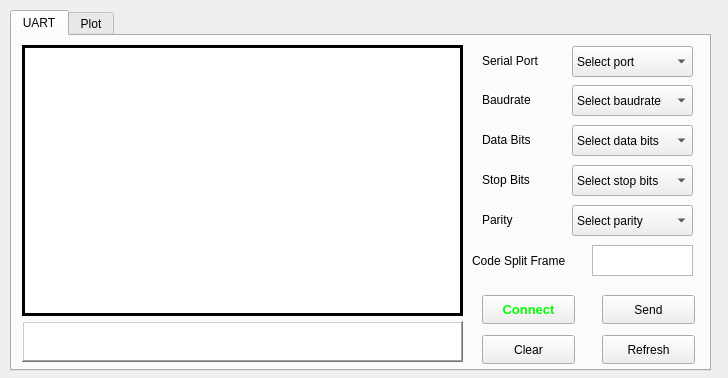
<?xml version="1.0" encoding="UTF-8"?>
<ui version="4.0">
 <class>MainWindow</class>
 <widget class="QMainWindow" name="MainWindow">
  <property name="geometry">
   <rect>
    <x>0</x>
    <y>0</y>
    <width>728</width>
    <height>378</height>
   </rect>
  </property>
  <property name="windowTitle">
   <string>MainWindow</string>
  </property>
  <widget class="QWidget" name="centralwidget">
   <widget class="QTabWidget" name="tabWidget">
    <property name="geometry">
     <rect>
      <x>10</x>
      <y>10</y>
      <width>701</width>
      <height>361</height>
     </rect>
    </property>
    <property name="tabPosition">
     <enum>QTabWidget::North</enum>
    </property>
    <property name="tabShape">
     <enum>QTabWidget::Rounded</enum>
    </property>
    <property name="currentIndex">
     <number>0</number>
    </property>
    <property name="elideMode">
     <enum>Qt::ElideNone</enum>
    </property>
    <widget class="QWidget" name="tab">
     <attribute name="title">
      <string>UART</string>
     </attribute>
     <widget class="QTextEdit" name="code_txt">
      <property name="geometry">
       <rect>
        <x>580</x>
        <y>209</y>
        <width>101</width>
        <height>31</height>
       </rect>
      </property>
     </widget>
     <widget class="QPushButton" name="clear_butt">
      <property name="geometry">
       <rect>
        <x>470</x>
        <y>299</y>
        <width>93</width>
        <height>29</height>
       </rect>
      </property>
      <property name="text">
       <string>Clear</string>
      </property>
     </widget>
     <widget class="QComboBox" name="dataBit_cb">
      <property name="geometry">
       <rect>
        <x>560</x>
        <y>89</y>
        <width>121</width>
        <height>31</height>
       </rect>
      </property>
      <item>
       <property name="text">
        <string>Select data bits</string>
       </property>
      </item>
      <item>
       <property name="text">
        <string>5 </string>
       </property>
      </item>
      <item>
       <property name="text">
        <string>6 </string>
       </property>
      </item>
      <item>
       <property name="text">
        <string>7 </string>
       </property>
      </item>
      <item>
       <property name="text">
        <string>8 </string>
       </property>
      </item>
     </widget>
     <widget class="QLabel" name="label_2">
      <property name="geometry">
       <rect>
        <x>470</x>
        <y>48</y>
        <width>81</width>
        <height>31</height>
       </rect>
      </property>
      <property name="text">
       <string>Baudrate</string>
      </property>
     </widget>
     <widget class="QTextEdit" name="dataSend_txt">
      <property name="geometry">
       <rect>
        <x>10</x>
        <y>285</y>
        <width>441</width>
        <height>41</height>
       </rect>
      </property>
      <property name="frameShape">
       <enum>QFrame::WinPanel</enum>
      </property>
      <property name="frameShadow">
       <enum>QFrame::Raised</enum>
      </property>
      <property name="lineWidth">
       <number>4</number>
      </property>
     </widget>
     <widget class="QComboBox" name="port_cb">
      <property name="geometry">
       <rect>
        <x>560</x>
        <y>10</y>
        <width>121</width>
        <height>31</height>
       </rect>
      </property>
      <item>
       <property name="text">
        <string>Select port</string>
       </property>
      </item>
     </widget>
     <widget class="QComboBox" name="stopBit_cb">
      <property name="geometry">
       <rect>
        <x>560</x>
        <y>129</y>
        <width>121</width>
        <height>31</height>
       </rect>
      </property>
      <item>
       <property name="text">
        <string>Select stop bits</string>
       </property>
      </item>
      <item>
       <property name="text">
        <string>1</string>
       </property>
      </item>
      <item>
       <property name="text">
        <string>1,5</string>
       </property>
      </item>
      <item>
       <property name="text">
        <string>2</string>
       </property>
      </item>
     </widget>
     <widget class="QLabel" name="label_4">
      <property name="geometry">
       <rect>
        <x>470</x>
        <y>128</y>
        <width>81</width>
        <height>31</height>
       </rect>
      </property>
      <property name="text">
       <string>Stop Bits</string>
      </property>
     </widget>
     <widget class="QPushButton" name="send_butt">
      <property name="geometry">
       <rect>
        <x>590</x>
        <y>259</y>
        <width>93</width>
        <height>29</height>
       </rect>
      </property>
      <property name="text">
       <string>Send</string>
      </property>
     </widget>
     <widget class="QTextEdit" name="message_txt">
      <property name="geometry">
       <rect>
        <x>10</x>
        <y>9</y>
        <width>441</width>
        <height>271</height>
       </rect>
      </property>
      <property name="frameShape">
       <enum>QFrame::Box</enum>
      </property>
      <property name="frameShadow">
       <enum>QFrame::Plain</enum>
      </property>
      <property name="lineWidth">
       <number>3</number>
      </property>
     </widget>
     <widget class="QLabel" name="label_6">
      <property name="geometry">
       <rect>
        <x>460</x>
        <y>209</y>
        <width>111</width>
        <height>31</height>
       </rect>
      </property>
      <property name="text">
       <string>Code Split Frame</string>
      </property>
     </widget>
     <widget class="QLabel" name="label_5">
      <property name="geometry">
       <rect>
        <x>470</x>
        <y>168</y>
        <width>81</width>
        <height>31</height>
       </rect>
      </property>
      <property name="text">
       <string>Parity</string>
      </property>
     </widget>
     <widget class="QPushButton" name="refresh_butt">
      <property name="geometry">
       <rect>
        <x>590</x>
        <y>299</y>
        <width>93</width>
        <height>29</height>
       </rect>
      </property>
      <property name="text">
       <string>Refresh</string>
      </property>
     </widget>
     <widget class="QPushButton" name="connect_butt">
      <property name="geometry">
       <rect>
        <x>470</x>
        <y>259</y>
        <width>93</width>
        <height>29</height>
       </rect>
      </property>
      <property name="font">
       <font>
        <pointsize>10</pointsize>
        <bold>true</bold>
       </font>
      </property>
      <property name="styleSheet">
       <string notr="true">color: rgb(0, 255, 0)</string>
      </property>
      <property name="text">
       <string>Connect</string>
      </property>
     </widget>
     <widget class="QComboBox" name="parity_cb">
      <property name="geometry">
       <rect>
        <x>560</x>
        <y>169</y>
        <width>121</width>
        <height>31</height>
       </rect>
      </property>
      <item>
       <property name="text">
        <string>Select parity</string>
       </property>
      </item>
      <item>
       <property name="text">
        <string>No Parity</string>
       </property>
      </item>
      <item>
       <property name="text">
        <string>Even Parity</string>
       </property>
      </item>
      <item>
       <property name="text">
        <string>Odd Parity</string>
       </property>
      </item>
      <item>
       <property name="text">
        <string>Mark Parity</string>
       </property>
      </item>
      <item>
       <property name="text">
        <string>Space Parity</string>
       </property>
      </item>
     </widget>
     <widget class="QComboBox" name="baud_cb">
      <property name="geometry">
       <rect>
        <x>560</x>
        <y>49</y>
        <width>121</width>
        <height>31</height>
       </rect>
      </property>
      <item>
       <property name="text">
        <string>Select baudrate</string>
       </property>
      </item>
     </widget>
     <widget class="QLabel" name="label_3">
      <property name="geometry">
       <rect>
        <x>470</x>
        <y>88</y>
        <width>81</width>
        <height>31</height>
       </rect>
      </property>
      <property name="text">
       <string>Data Bits</string>
      </property>
     </widget>
     <widget class="QLabel" name="label">
      <property name="geometry">
       <rect>
        <x>470</x>
        <y>9</y>
        <width>81</width>
        <height>31</height>
       </rect>
      </property>
      <property name="text">
       <string>Serial Port</string>
      </property>
     </widget>
    </widget>
    <widget class="QWidget" name="tab_2">
     <attribute name="title">
      <string>Plot</string>
     </attribute>
     <widget class="QCustomPlot" name="graph" native="true">
      <property name="geometry">
       <rect>
        <x>10</x>
        <y>10</y>
        <width>511</width>
        <height>311</height>
       </rect>
      </property>
     </widget>
     <widget class="QPushButton" name="plot_butt">
      <property name="geometry">
       <rect>
        <x>530</x>
        <y>10</y>
        <width>81</width>
        <height>29</height>
       </rect>
      </property>
      <property name="text">
       <string>Plot</string>
      </property>
     </widget>
     <widget class="QPushButton" name="clearGraph_butt">
      <property name="geometry">
       <rect>
        <x>610</x>
        <y>10</y>
        <width>81</width>
        <height>29</height>
       </rect>
      </property>
      <property name="text">
       <string>Clear</string>
      </property>
     </widget>
     <widget class="QComboBox" name="lineStyle_cb">
      <property name="geometry">
       <rect>
        <x>530</x>
        <y>80</y>
        <width>141</width>
        <height>31</height>
       </rect>
      </property>
      <item>
       <property name="text">
        <string>None</string>
       </property>
      </item>
      <item>
       <property name="text">
        <string>Line</string>
       </property>
      </item>
      <item>
       <property name="text">
        <string>Step Left</string>
       </property>
      </item>
      <item>
       <property name="text">
        <string>Step Right</string>
       </property>
      </item>
      <item>
       <property name="text">
        <string>Step Center</string>
       </property>
      </item>
      <item>
       <property name="text">
        <string>Step Pulse</string>
       </property>
      </item>
     </widget>
     <widget class="QLabel" name="label_7">
      <property name="geometry">
       <rect>
        <x>530</x>
        <y>50</y>
        <width>101</width>
        <height>20</height>
       </rect>
      </property>
      <property name="text">
       <string>Line Style</string>
      </property>
     </widget>
     <widget class="QLabel" name="label_8">
      <property name="geometry">
       <rect>
        <x>530</x>
        <y>120</y>
        <width>101</width>
        <height>20</height>
       </rect>
      </property>
      <property name="text">
       <string>Scatter Style</string>
      </property>
     </widget>
     <widget class="QComboBox" name="scatterStyle_cb">
      <property name="geometry">
       <rect>
        <x>530</x>
        <y>150</y>
        <width>141</width>
        <height>31</height>
       </rect>
      </property>
      <item>
       <property name="text">
        <string>None</string>
       </property>
      </item>
      <item>
       <property name="text">
        <string>Dot</string>
       </property>
      </item>
      <item>
       <property name="text">
        <string>Cross</string>
       </property>
      </item>
      <item>
       <property name="text">
        <string>Plush</string>
       </property>
      </item>
      <item>
       <property name="text">
        <string>Circle</string>
       </property>
      </item>
      <item>
       <property name="text">
        <string>Disc</string>
       </property>
      </item>
      <item>
       <property name="text">
        <string>Square</string>
       </property>
      </item>
      <item>
       <property name="text">
        <string>Diamond</string>
       </property>
      </item>
      <item>
       <property name="text">
        <string>Star</string>
       </property>
      </item>
      <item>
       <property name="text">
        <string>Triangle</string>
       </property>
      </item>
      <item>
       <property name="text">
        <string>Triangle Inverted</string>
       </property>
      </item>
      <item>
       <property name="text">
        <string>Cross Square</string>
       </property>
      </item>
      <item>
       <property name="text">
        <string>Plush Circle</string>
       </property>
      </item>
      <item>
       <property name="text">
        <string>Peace</string>
       </property>
      </item>
     </widget>
     <widget class="QPushButton" name="run_butt">
      <property name="geometry">
       <rect>
        <x>530</x>
        <y>190</y>
        <width>81</width>
        <height>29</height>
       </rect>
      </property>
      <property name="font">
       <font>
        <bold>true</bold>
       </font>
      </property>
      <property name="styleSheet">
       <string notr="true">color :rgb(0, 255, 0)</string>
      </property>
      <property name="text">
       <string>Run</string>
      </property>
     </widget>
    </widget>
   </widget>
  </widget>
 </widget>
 <customwidgets>
  <customwidget>
   <class>QCustomPlot</class>
   <extends>QWidget</extends>
   <header>qcustomplot.h</header>
   <container>1</container>
  </customwidget>
 </customwidgets>
 <resources/>
 <connections/>
</ui>
